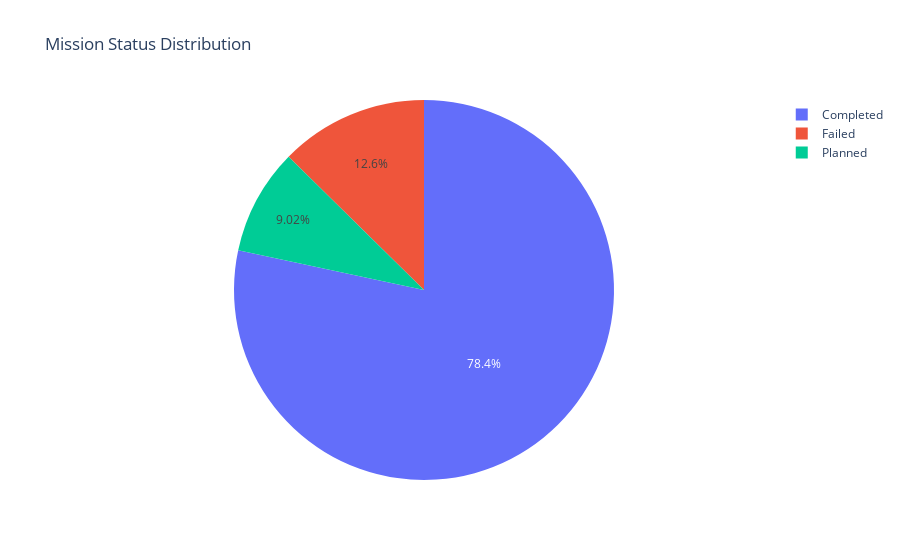

The cell this chart's notebook holds for it:
### Code cell
status_count = missions['Status'].value_counts().reset_index()
status_count.columns = ['Status', 'Count']

fig = px.pie(
    status_count,
    names='Status',
    values='Count',
    title='Mission Status Distribution',

)
fig.show()

### Figure 1 — Plotly figure (JSON) as saved in the notebook; plotly's stock layout.template omitted (floating-point values rounded to 4 significant figures)
{"data": [{"domain": {"x": [0, 1], "y": [0, 1]}, "hovertemplate": "Status=%{label}<br>Count=%{value}<extra></extra>", "labels": ["Completed", "Failed", "Planned"], "legendgroup": "", "name": "", "showlegend": true, "type": "pie", "values": [391, 63, 45]}], "layout": {"legend": {"tracegroupgap": 0}, "title": {"text": "Mission Status Distribution"}}}
